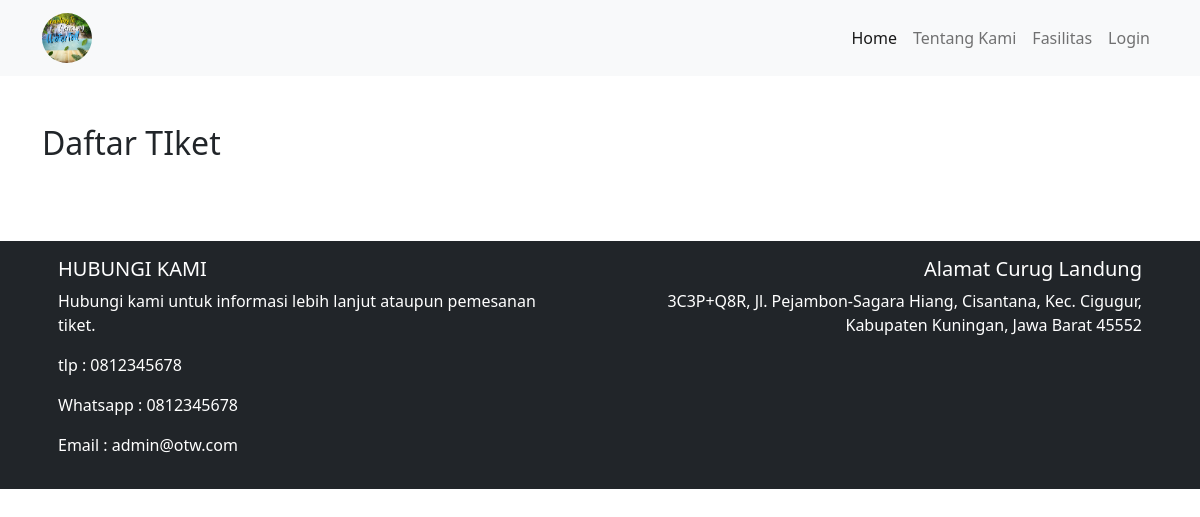
The app's page /index.php/home/tiket, older data.
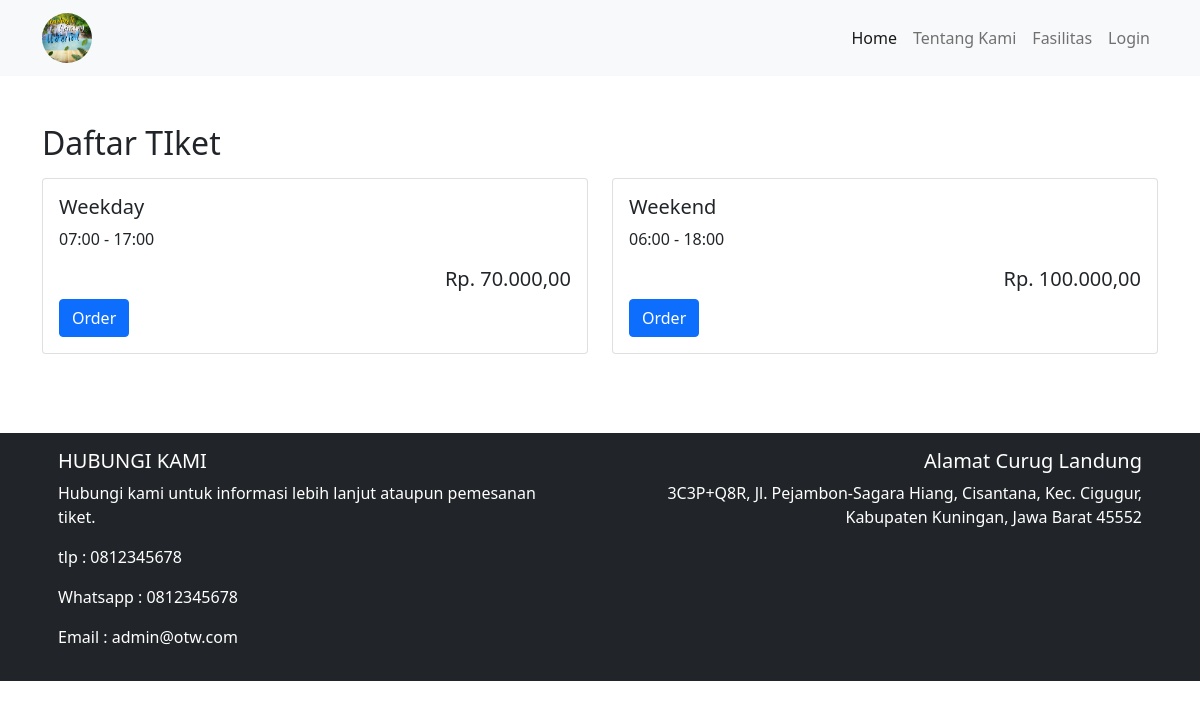
The same page, newer data.
### tables this page shows
CREATE TABLE `tiket` (
  `Id_tiket` int(11) NOT NULL,
  `kategori_hari` varchar(15) NOT NULL,
  `harga` double NOT NULL,
  `jam_mulai_kunjungan` time NOT NULL,
  `jam_selesai_kunjungan` time NOT NULL
);

### application/controllers/Home.php (called while the page is built, shortened)
<?php
class Home extends CI_Controller
{
	public function __construct()
	{
		$this->load->model('Tiket_model', 'tiket');
		$this->load->model('jenis_pembayaran', 'metode');
		$this->load->model('Transaksi_model', 'transaksi');
		$this->load->model('Fasilitas_model', 'fasilitas');
	}
	public function tiket()
	{
		$data['tikets'] = $this->tiket->read_all();
		$data['metode_pembayaran'] = $this->metode->read_all();
		$data['title'] = 'Daftar tiket';
		$this->load->view('layouts/guest/head', $data);
		$this->load->view('layouts/guest/navbar');
		$this->load->view('tiket');
		$this->load->view('layouts/guest/footer');
	}
}

### index.php (called while the page is built, shortened)
<?php
require_once BASEPATH.'core/CodeIgniter.php';

### application/models/Tiket_model.php (called while the page is built, shortened)
<?php
class Tiket_model extends CI_Model
{
    public function read_all()
    {
        return $query = $this->db->get('tiket')->result();
    }
}

### application/helpers/otw_helper.php (called while the page is built, shortened)
<?php
function harga_rupiah($nominal)
{
    return 'Rp. ' . number_format($nominal, 2, ',', '.');
}

### application/views/tiket.php (the view, shortened to what this page needs)
<div class="container">
    <h2 class="mt-5 mb-3">Daftar TIket</h2>
    <div class="row row-cols-2" style="margin-bottom: 63px;">
        <?php foreach ($tikets as $tiket) : ?>
            <div class="col">
                <div class="card mb-3" style="cursor: pointer;">
                    <div class="card-body">
                        <h5><?= $tiket->kategori_hari ?></h5>
                        <p><?= substr($tiket->jam_mulai_kunjungan, 0, 5) . " - " . substr($tiket->jam_selesai_kunjungan, 0, 5) ?>
                        </p>
                        <div class="text-end">
                            <h5><?= harga_rupiah($tiket->harga) ?></h5>
                        </div>
                        <button class="btn btn-primary" type="button" data-bs-toggle="modal" data-bs-target="#exampleModal<?= $tiket->Id_tiket ?>">Order</button>
                    </div>
                </div>
            </div>
        <?php endforeach ?>
    </div>
</div>

Row changes from the older to the newer data that the page shows:
added tiket: kategori_hari "Weekday", jam_mulai_kunjungan "07:00", jam_selesai_kunjungan "17:00", harga "Rp. 70.000,00"
added tiket: kategori_hari "Weekend", jam_mulai_kunjungan "06:00", jam_selesai_kunjungan "18:00", harga "Rp. 100.000,00"
